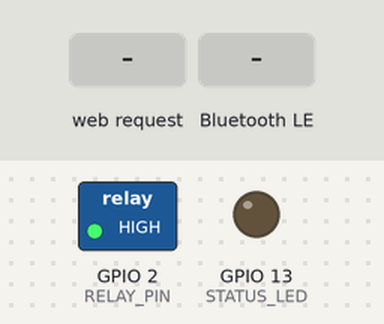
The sketch below on a simulated ESP32. On the bench: switched loads named in the sketch (green lamp = pin HIGH), output pins drawn as LEDs (lit = HIGH). The test bench sets the inputs (shaded band). WiFi joins after 1.5 s; servers stay silent unless stated; nothing arrives over Bluetooth unless stated; a phone connects over Bluetooth LE 3 s after start; what the sketch prints to the serial monitor is not drawn.

Above: at 3.2 s.
3.3 s: HTTP request GET /open received
At 4.2 s:
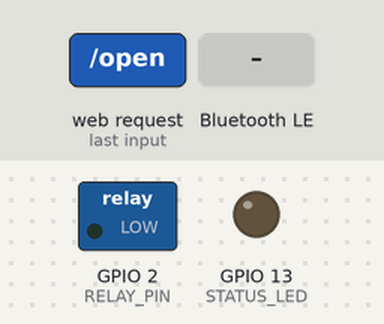
9.3 s: Bluetooth LE write "REMOTE_OPEN" received
At 9.8 s:
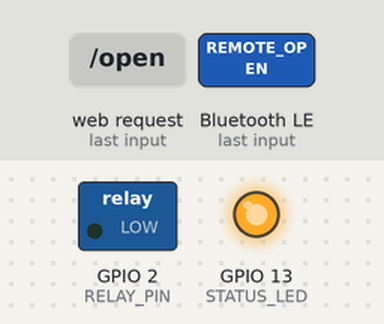
Timing chart, 0 to 15.8 s (numbered marks = the images above; inputs shaded):
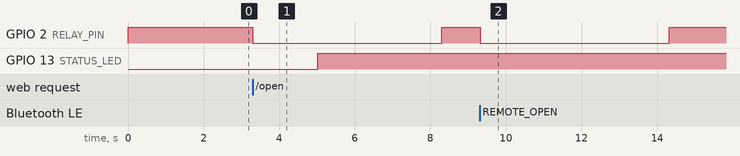

Measured:
- after the input at 3.3 s, GPIO 2 (RELAY_PIN): HIGH → LOW at once, → HIGH 5.0 s later
- after the input at 9.3 s, GPIO 2 (RELAY_PIN): HIGH → LOW at once, → HIGH 5.0 s later

The sketch:

ai_access_gateway.ino
```cpp
/**
 * AI辅助通行帮手 - 门禁模拟器端
 * 硬件：ESP-WROOM-32D
 * 功能：BLE广播门禁服务、接收挂件验证、控制继电器开门
 *
 * 接线：
 *   GPIO2  → 继电器 IN
 *   GPIO13 → LED指示灯（正极）
 *   GND    → 继电器 GND / LED 负极
 *   3.3V   → 继电器 VCC
 */

#include <BLEDevice.h>
#include <BLEUtils.h>
#include <BLEServer.h>
#include <BLE2902.h>
#include <WiFi.h>
#include <WebServer.h>

// ===== 配置区（请根据实际修改）=====
#define WIFI_SSID      "你的WiFi名称"
#define WIFI_PASSWORD  "你的WiFi密码"

// 继电器引脚
#define RELAY_PIN      2
#define RELAY_ON       LOW    // 低电平触发（根据继电器模块调整）
#define RELAY_OFF      HIGH

// LED指示灯
#define STATUS_LED     13

// BLE UUID
#define SERVICE_UUID        "6E400001-B5A3-F393-E0A9-E50E24DCCA9E"
#define CHARACTERISTIC_UUID_RX "6E400002-B5A3-F393-E0A9-E50E24DCCA9E"
#define CHARACTERISTIC_UUID_TX "6E400003-B5A3-F393-E0A9-E50E24DCCA9E"

// 设备验证凭证
#define DEVICE_KEY "ai_access_helper_2026"

// ===== 全局变量 =====
BLEServer *pServer = NULL;
BLECharacteristic *pTxCharacteristic = NULL;
bool deviceConnected = false;
bool doorOpen = false;

WebServer webServer(80);

// ===== BLE 回调 =====
class MyServerCallbacks : public BLEServerCallbacks {
  void onConnect(BLEServer *pServer) {
    deviceConnected = true;
    Serial.println("[BLE] 挂件已连接");
    digitalWrite(STATUS_LED, HIGH);
  }

  void onDisconnect(BLEServer *pServer) {
    deviceConnected = false;
    Serial.println("[BLE] 挂件已断开");
    digitalWrite(STATUS_LED, LOW);
    // 断开后重新开始广播
    pServer->getAdvertising()->start();
  }
};

class MyCallbacks : public BLECharacteristicCallbacks {
  void onWrite(BLECharacteristic *pCharacteristic) {
    std::string rxValue = pCharacteristic->getValue();
    if (rxValue.length() > 0) {
      String data = String(rxValue.c_str());
      Serial.print("[BLE] 收到数据: ");
      Serial.println(data);

      // 解析命令
      if (data.startsWith("AUTH:")) {
        String key = data.substring(5);
        if (key == DEVICE_KEY) {
          Serial.println("[验证] 凭证正确，开门！");
          openDoor();
          sendResponse("DOOR_OPEN:OK");
        } else {
          Serial.println("[验证] 凭证错误，拒绝访问");
          sendResponse("AUTH_FAIL");
        }
      } else if (data == "REMOTE_OPEN") {
        // 来自家长端的远程开门指令（通过WiFi转发）
        Serial.println("[远程] 家长确认开门！");
        openDoor();
      } else if (data == "STATUS") {
        // 查询状态
        if (doorOpen) {
          sendResponse("DOOR:OPEN");
        } else {
          sendResponse("DOOR:CLOSED");
        }
      } else {
        Serial.println("[BLE] 未知命令");
        sendResponse("UNKNOWN_CMD");
      }
    }
  }
};

// ===== 开门控制 =====
void openDoor() {
  digitalWrite(RELAY_PIN, RELAY_ON);
  doorOpen = true;
  Serial.println("[门锁] 已开门（继电器吸合）");
  sendResponse("DOOR_OPEN:OK");

  // 5秒后自动关门
  delay(5000);
  digitalWrite(RELAY_PIN, RELAY_OFF);
  doorOpen = false;
  Serial.println("[门锁] 已关门（继电器断开）");
}

void sendResponse(String msg) {
  if (deviceConnected && pTxCharacteristic != NULL) {
    pTxCharacteristic->setValue(msg.c_str());
    pTxCharacteristic->notify();
    Serial.println("[BLE] 发送响应: " + msg);
  }
}

// ===== WiFi Web 服务器（接收家长端远程指令）=====
void handleRoot() {
  webServer.send(200, "text/plain", "AI Access Gateway - Running");
}

void handleRemoteOpen() {
  Serial.println("[Web] 收到远程开门请求");
  openDoor();
  webServer.send(200, "text/plain", "DOOR_OPEN:OK");
}

void handleStatus() {
  String status = doorOpen ? "OPEN" : "CLOSED";
  webServer.send(200, "application/json",
    "{\"door\":\"" + status + "\",\"ble_connected\":" + (deviceConnected ? "true" : "false") + "}");
}

void setupWiFi() {
  Serial.print("[WiFi] 正在连接 ");
  Serial.print(WIFI_SSID);
  WiFi.begin(WIFI_SSID, WIFI_PASSWORD);

  int attempts = 0;
  while (WiFi.status() != WL_CONNECTED && attempts < 30) {
    delay(1000);
    Serial.print(".");
    attempts++;
  }

  if (WiFi.status() == WL_CONNECTED) {
    Serial.println();
    Serial.print("[WiFi] 连接成功！IP: ");
    Serial.println(WiFi.localIP());

    // 启动Web服务器
    webServer.on("/", handleRoot);
    webServer.on("/open", handleRemoteOpen);
    webServer.on("/status", handleStatus);
    webServer.begin();
    Serial.println("[Web] 服务器已启动，端口 80");
  } else {
    Serial.println();
    Serial.println("[WiFi] 连接失败，继续运行BLE模式");
  }
}

void setup() {
  Serial.begin(115200);
  Serial.println("\n========================================");
  Serial.println("AI辅助通行帮手 - 门禁模拟器端");
  Serial.println("硬件: ESP-WROOM-32D");
  Serial.println("========================================");

  // 初始化引脚
  pinMode(RELAY_PIN, OUTPUT);
  digitalWrite(RELAY_PIN, RELAY_OFF);  // 初始关门
  pinMode(STATUS_LED, OUTPUT);
  digitalWrite(STATUS_LED, LOW);

  // 连接WiFi
  setupWiFi();

  // 初始化BLE
  BLEDevice::init("AI_Access_Gateway");
  pServer = BLEDevice::createServer();
  pServer->setCallbacks(new MyServerCallbacks());

  BLEService *pService = pServer->createService(SERVICE_UUID);

  // 接收特征（挂件→门禁）
  BLECharacteristic *pRxCharacteristic = pService->createCharacteristic(
    CHARACTERISTIC_UUID_RX,
    BLECharacteristic::PROPERTY_WRITE
  );
  pRxCharacteristic->setCallbacks(new MyCallbacks());

  // 发送特征（门禁→挂件）
  pTxCharacteristic = pService->createCharacteristic(
    CHARACTERISTIC_UUID_TX,
    BLECharacteristic::PROPERTY_NOTIFY
  );
  pTxCharacteristic->addDescriptor(new BLE2902());

  // 启动服务
  pService->start();
  pServer->getAdvertising()->start();

  Serial.println("[BLE] 广播已启动，等待挂件连接...");
  Serial.println("[BLE] 服务UUID: " + String(SERVICE_UUID));
  Serial.println("========================================\n");
}

void loop() {
  webServer.handleClient();
  delay(10);
}
```
